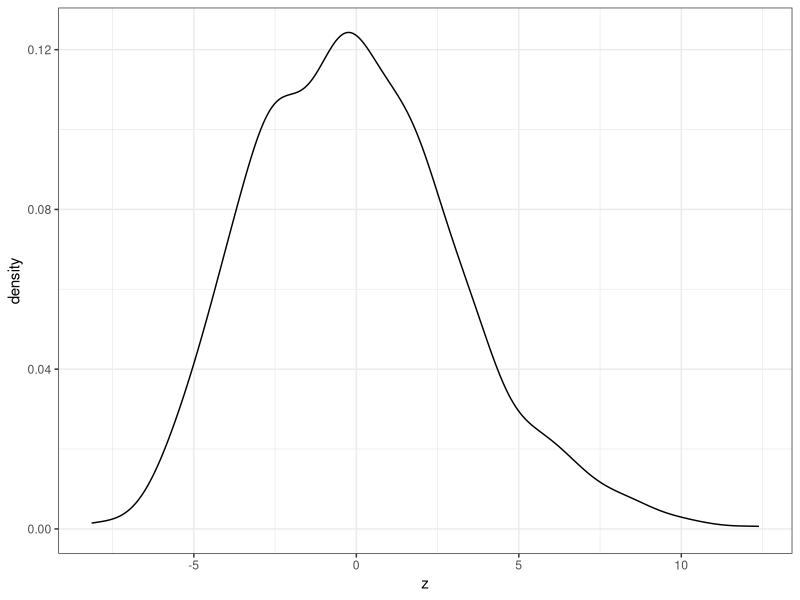
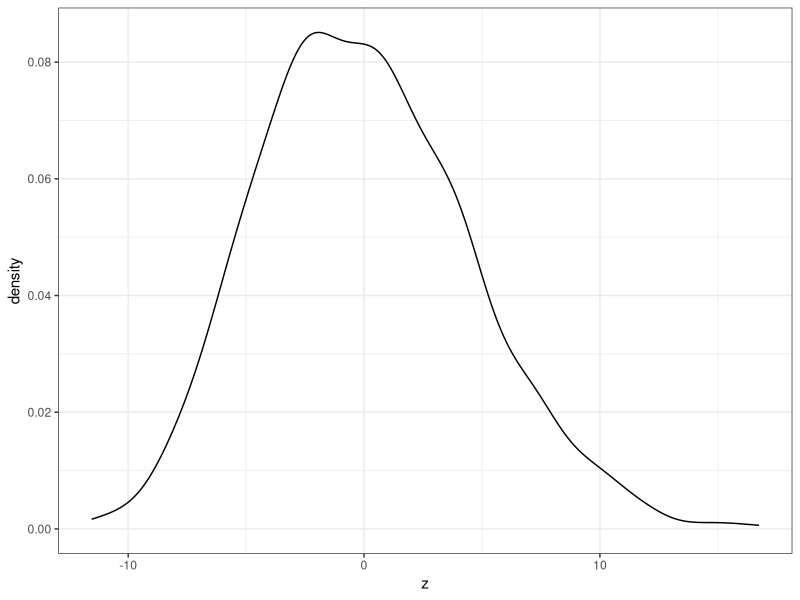
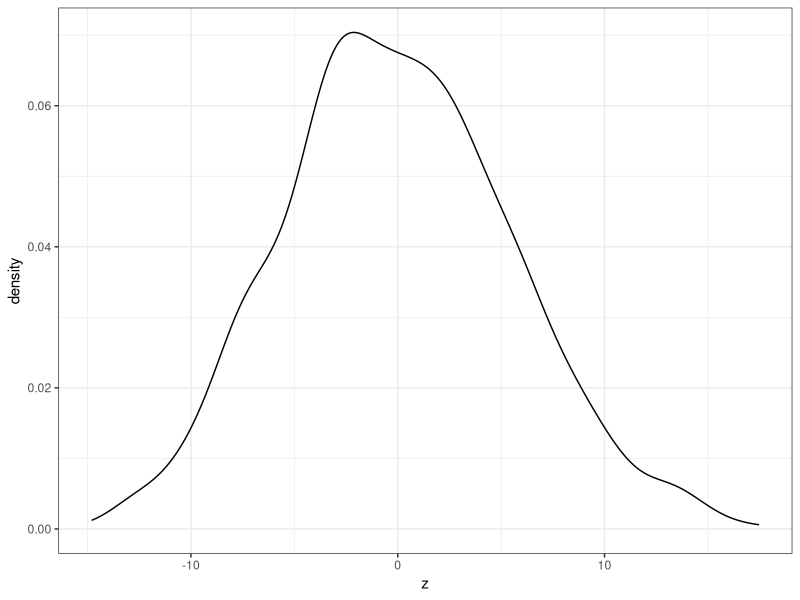
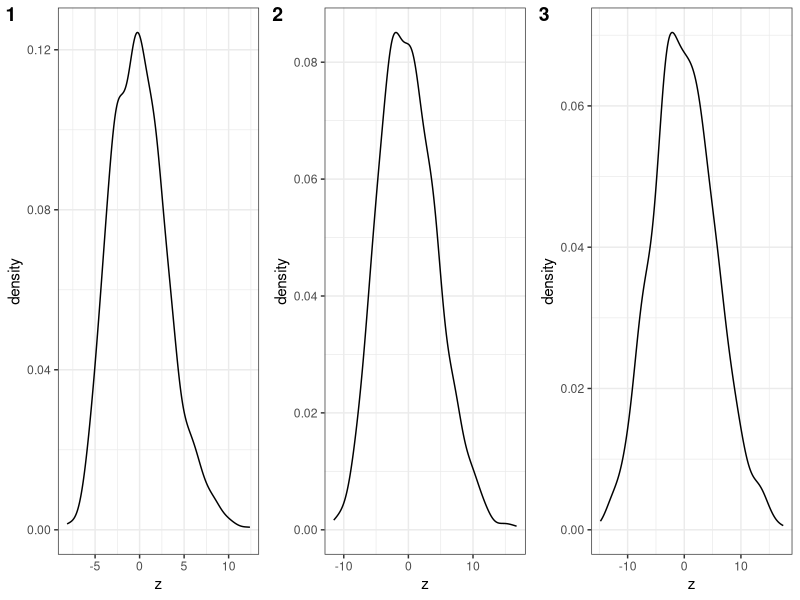

R code for these plots, in order:
## ---- chunk 1
knitr::opts_chunk$set(echo = FALSE)
library(tidyverse)
library(ggpubr)
## ---- chunk 2
set.seed(22)
k = 1.67
n = 10
theta = 49.98
x_bar = numeric(1000)
s = numeric(1000)
for (i in 1:1000) {
  sample = rgamma(n, shape = k, scale = theta)
  x_bar[i] = mean(sample)
  s[i] = sd(sample)
}
mean(x_bar)
sd(x_bar)
z = (x_bar - mean(x_bar))/(sd(x_bar)/sqrt(n))
df = data.frame(z = z)
## ---- chunk 3
density1 = ggplot(df, aes(x = z)) + geom_density() + theme_bw()
density1
## ---- chunk 4
s1_1 = (sd(x_bar))^2 * n; s1_1
s2_1 = sum(s^2)/1000; s2_1
## ---- chunk 5
set.seed(22)
n = 20
x_bar2 = numeric(1000)
s2 = numeric(1000)
for (i in 1:1000) {
  sample = rgamma(n, shape = k, scale = theta)
  x_bar2[i] = mean(sample)
  s2[i] = sd(sample)
}
mean(x_bar2)
sd(x_bar2)
z2 = (x_bar2 - mean(x_bar2))/(sd(x_bar2)/sqrt(n))
df2 = data.frame(z = z2)
## ---- chunk 6
density2 = ggplot(df2, aes(x = z)) + geom_density() + theme_bw()
density2
## ---- chunk 7
s1_2 = (sd(x_bar2))^2 * n; s1_2
s2_2 = sum(s2^2)/1000; s2_2
## ---- chunk 8
set.seed(22)
n = 30
x_bar3 = numeric(1000)
s3 = numeric(1000)
for (i in 1:1000) {
  sample = rgamma(n, shape = k, scale = theta)
  x_bar3[i] = mean(sample)
  s3[i] = sd(sample)
}
mean(x_bar3)
sd(x_bar3)
z3 = (x_bar3 - mean(x_bar3))/(sd(x_bar3)/sqrt(n))
df3 = data.frame(z = z3)
## ---- chunk 9
density3 = ggplot(df3, aes(x = z)) + geom_density() + theme_bw()
density3
ggarrange(density1, density2, density3,
          labels = c(1, 2, 3),
          ncol = 3, nrow = 1)
## ---- chunk 10
s1_3 = (sd(x_bar3))^2 * n; s1_3
s2_3 = sum(s3^2)/1000; s2_3
## ---- chunk 11
s1 = c(s1_1, s1_2, s1_3)
s2 = c(s2_1, s2_2, s2_3)
compare = data.frame(s1, s2)
true = k*theta^2
compare$'s1-true' = s1 - true
compare$'s2-true' = s2 - true
compare
